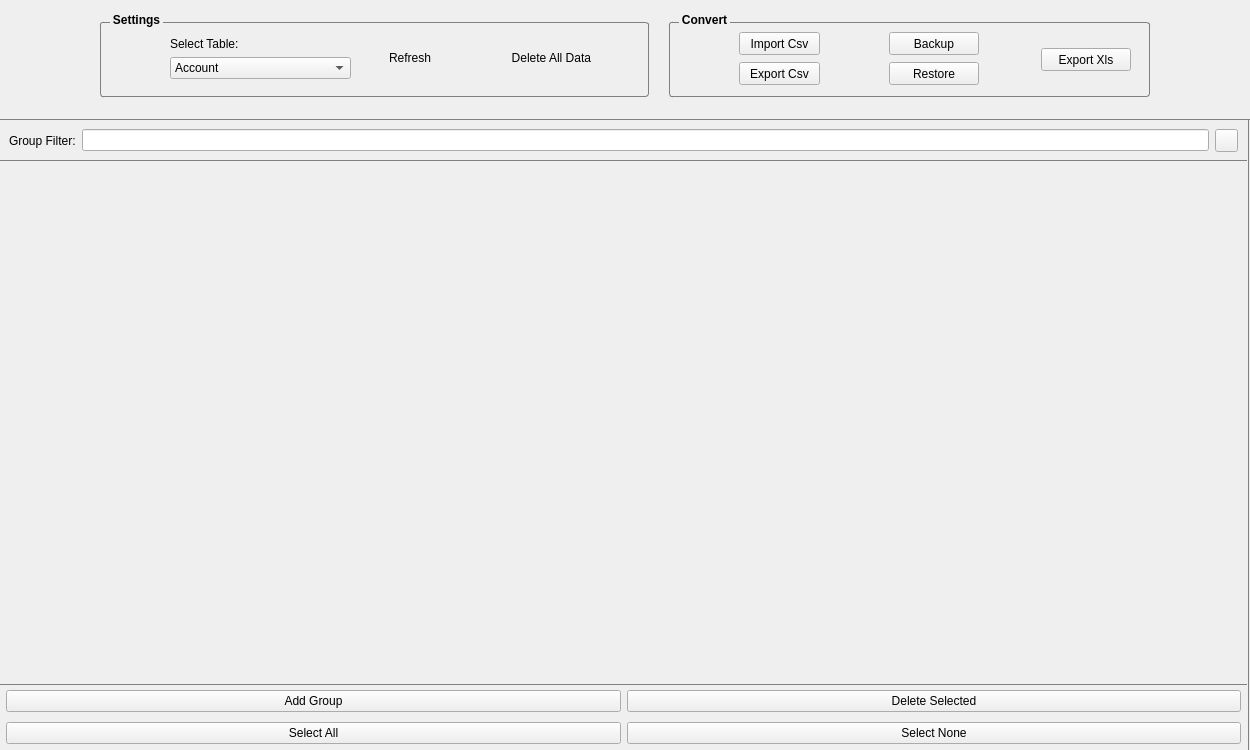
<?xml version="1.0" encoding="UTF-8"?>
<ui version="4.0">
 <class>DatabaseAdmin</class>
 <widget class="QWidget" name="DatabaseAdmin">
  <property name="geometry">
   <rect>
    <x>0</x>
    <y>0</y>
    <width>1250</width>
    <height>750</height>
   </rect>
  </property>
  <property name="windowTitle">
   <string>Database Manager</string>
  </property>
  <layout class="QVBoxLayout" name="verticalLayout_2">
   <property name="spacing">
    <number>0</number>
   </property>
   <property name="leftMargin">
    <number>0</number>
   </property>
   <property name="topMargin">
    <number>0</number>
   </property>
   <property name="rightMargin">
    <number>0</number>
   </property>
   <property name="bottomMargin">
    <number>0</number>
   </property>
   <item>
    <layout class="QVBoxLayout" name="verticalLayout">
     <property name="spacing">
      <number>0</number>
     </property>
     <item>
      <widget class="QWidget" name="DockUp" native="true">
       <property name="minimumSize">
        <size>
         <width>0</width>
         <height>120</height>
        </size>
       </property>
       <property name="maximumSize">
        <size>
         <width>16777215</width>
         <height>120</height>
        </size>
       </property>
       <property name="styleSheet">
        <string notr="true">#DockUp
{
	border-bottom:1px solid gray;

}</string>
       </property>
       <layout class="QHBoxLayout" name="horizontalLayout">
        <property name="spacing">
         <number>0</number>
        </property>
        <property name="leftMargin">
         <number>0</number>
        </property>
        <property name="topMargin">
         <number>0</number>
        </property>
        <property name="rightMargin">
         <number>0</number>
        </property>
        <property name="bottomMargin">
         <number>0</number>
        </property>
        <item>
         <spacer name="horizontalSpacer_2">
          <property name="orientation">
           <enum>Qt::Horizontal</enum>
          </property>
          <property name="sizeHint" stdset="0">
           <size>
            <width>40</width>
            <height>20</height>
           </size>
          </property>
         </spacer>
        </item>
        <item>
         <widget class="QGroupBox" name="groupBox_2">
          <property name="minimumSize">
           <size>
            <width>569</width>
            <height>95</height>
           </size>
          </property>
          <property name="maximumSize">
           <size>
            <width>241</width>
            <height>95</height>
           </size>
          </property>
          <property name="styleSheet">
           <string notr="true">QGroupBox {
   border: 1px solid gray;
   border-radius: 3px;
   margin: 10px;
   padding: 0px;
   font-weight: bold;
}
QGroupBox::title {
     subcontrol-origin: margin;
     subcontrol-position: top left; 
   padding:1px;
   left: 20px;
 }
QGroupBox::indicator:checked {
     image: url(:/engine/images/Types/FixedNumber.png);
width:34px;
height:34px;
 }
QGroupBox::indicator:unchecked
{
	image: url(:/engine/images/stop_small.png);
 }</string>
          </property>
          <property name="title">
           <string>Settings</string>
          </property>
          <widget class="QLabel" name="label">
           <property name="geometry">
            <rect>
             <x>80</x>
             <y>20</y>
             <width>111</width>
             <height>23</height>
            </rect>
           </property>
           <property name="text">
            <string>Select Table:</string>
           </property>
          </widget>
          <widget class="QComboBox" name="Tables">
           <property name="geometry">
            <rect>
             <x>80</x>
             <y>45</y>
             <width>181</width>
             <height>22</height>
            </rect>
           </property>
           <item>
            <property name="text">
             <string>Account</string>
            </property>
           </item>
           <item>
            <property name="text">
             <string>Tweet</string>
            </property>
           </item>
          </widget>
          <widget class="QLabel" name="label_5">
           <property name="geometry">
            <rect>
             <x>30</x>
             <y>30</y>
             <width>32</width>
             <height>32</height>
            </rect>
           </property>
           <property name="minimumSize">
            <size>
             <width>32</width>
             <height>32</height>
            </size>
           </property>
           <property name="maximumSize">
            <size>
             <width>32</width>
             <height>32</height>
            </size>
           </property>
           <property name="text">
            <string/>
           </property>
           <property name="pixmap">
            <pixmap resource="engine.qrc">:/engine/images/table.png</pixmap>
           </property>
           <property name="scaledContents">
            <bool>true</bool>
           </property>
          </widget>
          <widget class="QLabel" name="label_6">
           <property name="geometry">
            <rect>
             <x>270</x>
             <y>30</y>
             <width>71</width>
             <height>31</height>
            </rect>
           </property>
           <property name="text">
            <string>Refresh</string>
           </property>
           <property name="alignment">
            <set>Qt::AlignRight|Qt::AlignTrailing|Qt::AlignVCenter</set>
           </property>
          </widget>
          <widget class="QPushButton" name="RefreshButton">
           <property name="geometry">
            <rect>
             <x>350</x>
             <y>30</y>
             <width>31</width>
             <height>31</height>
            </rect>
           </property>
           <property name="text">
            <string/>
           </property>
           <property name="icon">
            <iconset resource="engine.qrc">
             <normaloff>:/engine/images/refresh.png</normaloff>:/engine/images/refresh.png</iconset>
           </property>
           <property name="iconSize">
            <size>
             <width>32</width>
             <height>32</height>
            </size>
           </property>
           <property name="flat">
            <bool>true</bool>
           </property>
          </widget>
          <widget class="QPushButton" name="DeleteAllButton">
           <property name="geometry">
            <rect>
             <x>510</x>
             <y>30</y>
             <width>31</width>
             <height>31</height>
            </rect>
           </property>
           <property name="text">
            <string/>
           </property>
           <property name="icon">
            <iconset resource="engine.qrc">
             <normaloff>:/engine/images/delete_all.png</normaloff>:/engine/images/delete_all.png</iconset>
           </property>
           <property name="iconSize">
            <size>
             <width>32</width>
             <height>32</height>
            </size>
           </property>
           <property name="flat">
            <bool>true</bool>
           </property>
          </widget>
          <widget class="QLabel" name="label_7">
           <property name="geometry">
            <rect>
             <x>400</x>
             <y>30</y>
             <width>101</width>
             <height>31</height>
            </rect>
           </property>
           <property name="text">
            <string>Delete All Data</string>
           </property>
           <property name="alignment">
            <set>Qt::AlignRight|Qt::AlignTrailing|Qt::AlignVCenter</set>
           </property>
          </widget>
         </widget>
        </item>
        <item>
         <widget class="QGroupBox" name="groupBox">
          <property name="minimumSize">
           <size>
            <width>501</width>
            <height>95</height>
           </size>
          </property>
          <property name="maximumSize">
           <size>
            <width>531</width>
            <height>95</height>
           </size>
          </property>
          <property name="styleSheet">
           <string notr="true">QGroupBox {
   border: 1px solid gray;
   border-radius: 3px;
   margin: 10px;
   padding: 0px;
   font-weight: bold;
}
QGroupBox::title {
     subcontrol-origin: margin;
     subcontrol-position: top left; 
   padding:1px;
   left: 20px;
 }
QGroupBox::indicator:checked {
     image: url(:/engine/images/Types/FixedNumber.png);
width:34px;
height:34px;
 }
QGroupBox::indicator:unchecked
{
	image: url(:/engine/images/stop_small.png);
 }</string>
          </property>
          <property name="title">
           <string>Convert</string>
          </property>
          <widget class="QPushButton" name="ImportCsv">
           <property name="geometry">
            <rect>
             <x>80</x>
             <y>20</y>
             <width>81</width>
             <height>23</height>
            </rect>
           </property>
           <property name="text">
            <string>Import Csv</string>
           </property>
          </widget>
          <widget class="QPushButton" name="ExportCsv">
           <property name="geometry">
            <rect>
             <x>80</x>
             <y>50</y>
             <width>81</width>
             <height>23</height>
            </rect>
           </property>
           <property name="text">
            <string>Export Csv</string>
           </property>
          </widget>
          <widget class="QLabel" name="label_2">
           <property name="geometry">
            <rect>
             <x>30</x>
             <y>30</y>
             <width>32</width>
             <height>32</height>
            </rect>
           </property>
           <property name="text">
            <string/>
           </property>
           <property name="pixmap">
            <pixmap resource="engine.qrc">:/engine/images/csv.png</pixmap>
           </property>
           <property name="scaledContents">
            <bool>false</bool>
           </property>
          </widget>
          <widget class="QLabel" name="label_3">
           <property name="geometry">
            <rect>
             <x>180</x>
             <y>30</y>
             <width>32</width>
             <height>32</height>
            </rect>
           </property>
           <property name="text">
            <string/>
           </property>
           <property name="pixmap">
            <pixmap resource="engine.qrc">:/engine/images/sql.png</pixmap>
           </property>
           <property name="scaledContents">
            <bool>false</bool>
           </property>
          </widget>
          <widget class="QPushButton" name="Backup">
           <property name="geometry">
            <rect>
             <x>230</x>
             <y>20</y>
             <width>90</width>
             <height>23</height>
            </rect>
           </property>
           <property name="text">
            <string>Backup</string>
           </property>
          </widget>
          <widget class="QPushButton" name="Restore">
           <property name="geometry">
            <rect>
             <x>230</x>
             <y>50</y>
             <width>90</width>
             <height>23</height>
            </rect>
           </property>
           <property name="text">
            <string>Restore</string>
           </property>
          </widget>
          <widget class="QLabel" name="label_4">
           <property name="geometry">
            <rect>
             <x>340</x>
             <y>30</y>
             <width>32</width>
             <height>32</height>
            </rect>
           </property>
           <property name="text">
            <string/>
           </property>
           <property name="pixmap">
            <pixmap resource="engine.qrc">:/engine/images/xls.png</pixmap>
           </property>
           <property name="scaledContents">
            <bool>false</bool>
           </property>
          </widget>
          <widget class="QPushButton" name="ExportXls">
           <property name="geometry">
            <rect>
             <x>382</x>
             <y>36</y>
             <width>90</width>
             <height>23</height>
            </rect>
           </property>
           <property name="text">
            <string>Export Xls</string>
           </property>
          </widget>
         </widget>
        </item>
        <item>
         <spacer name="horizontalSpacer">
          <property name="orientation">
           <enum>Qt::Horizontal</enum>
          </property>
          <property name="sizeType">
           <enum>QSizePolicy::Expanding</enum>
          </property>
          <property name="sizeHint" stdset="0">
           <size>
            <width>40</width>
            <height>20</height>
           </size>
          </property>
         </spacer>
        </item>
       </layout>
      </widget>
     </item>
     <item>
      <widget class="QWidget" name="widget" native="true">
       <property name="sizePolicy">
        <sizepolicy hsizetype="MinimumExpanding" vsizetype="MinimumExpanding">
         <horstretch>0</horstretch>
         <verstretch>0</verstretch>
        </sizepolicy>
       </property>
       <layout class="QHBoxLayout" name="horizontalLayout_2">
        <property name="spacing">
         <number>0</number>
        </property>
        <property name="leftMargin">
         <number>0</number>
        </property>
        <property name="topMargin">
         <number>0</number>
        </property>
        <property name="rightMargin">
         <number>0</number>
        </property>
        <property name="bottomMargin">
         <number>0</number>
        </property>
        <item>
         <widget class="QSplitter" name="splitter">
          <property name="frameShadow">
           <enum>QFrame::Plain</enum>
          </property>
          <property name="orientation">
           <enum>Qt::Horizontal</enum>
          </property>
          <property name="handleWidth">
           <number>1</number>
          </property>
          <property name="childrenCollapsible">
           <bool>false</bool>
          </property>
          <widget class="QWidget" name="widget_2" native="true">
           <property name="minimumSize">
            <size>
             <width>200</width>
             <height>0</height>
            </size>
           </property>
           <property name="maximumSize">
            <size>
             <width>16777215</width>
             <height>16777215</height>
            </size>
           </property>
           <property name="styleSheet">
            <string notr="true">#widget_2
{
	border-right:1px solid gray;
}</string>
           </property>
           <layout class="QVBoxLayout" name="verticalLayout_3">
            <property name="spacing">
             <number>0</number>
            </property>
            <property name="leftMargin">
             <number>0</number>
            </property>
            <property name="topMargin">
             <number>0</number>
            </property>
            <property name="rightMargin">
             <number>2</number>
            </property>
            <property name="bottomMargin">
             <number>0</number>
            </property>
            <item>
             <widget class="QWidget" name="GroupFilterWidget" native="true">
              <property name="styleSheet">
               <string notr="true">#GroupFilterWidget
{
	border-bottom:1px solid gray;
}</string>
              </property>
              <layout class="QHBoxLayout" name="horizontalLayout_5">
               <item>
                <widget class="QLabel" name="label_16">
                 <property name="text">
                  <string>Group Filter:</string>
                 </property>
                </widget>
               </item>
               <item>
                <widget class="QLineEdit" name="EditGroupFilter">
                 <property name="sizePolicy">
                  <sizepolicy hsizetype="MinimumExpanding" vsizetype="Fixed">
                   <horstretch>0</horstretch>
                   <verstretch>0</verstretch>
                  </sizepolicy>
                 </property>
                </widget>
               </item>
               <item>
                <widget class="QPushButton" name="ClearDatabaseFilter">
                 <property name="sizePolicy">
                  <sizepolicy hsizetype="Minimum" vsizetype="Fixed">
                   <horstretch>0</horstretch>
                   <verstretch>0</verstretch>
                  </sizepolicy>
                 </property>
                 <property name="minimumSize">
                  <size>
                   <width>23</width>
                   <height>23</height>
                  </size>
                 </property>
                 <property name="maximumSize">
                  <size>
                   <width>23</width>
                   <height>23</height>
                  </size>
                 </property>
                 <property name="text">
                  <string/>
                 </property>
                 <property name="icon">
                  <iconset resource="engine.qrc">
                   <normaloff>:/engine/images/clear.png</normaloff>:/engine/images/clear.png</iconset>
                 </property>
                </widget>
               </item>
              </layout>
             </widget>
            </item>
            <item>
             <widget class="QScrollArea" name="scrollArea_2">
              <property name="frameShape">
               <enum>QFrame::NoFrame</enum>
              </property>
              <property name="widgetResizable">
               <bool>true</bool>
              </property>
              <widget class="QWidget" name="GroupsWidgetContent">
               <property name="geometry">
                <rect>
                 <x>0</x>
                 <y>0</y>
                 <width>1245</width>
                 <height>515</height>
                </rect>
               </property>
               <property name="styleSheet">
                <string notr="true"/>
               </property>
               <layout class="QVBoxLayout" name="verticalLayout_4">
                <property name="spacing">
                 <number>0</number>
                </property>
                <property name="leftMargin">
                 <number>0</number>
                </property>
                <property name="topMargin">
                 <number>0</number>
                </property>
                <property name="rightMargin">
                 <number>0</number>
                </property>
                <property name="bottomMargin">
                 <number>0</number>
                </property>
                <item>
                 <layout class="QVBoxLayout" name="GroupsLayout">
                  <property name="spacing">
                   <number>0</number>
                  </property>
                 </layout>
                </item>
                <item>
                 <spacer name="verticalSpacer">
                  <property name="orientation">
                   <enum>Qt::Vertical</enum>
                  </property>
                  <property name="sizeHint" stdset="0">
                   <size>
                    <width>20</width>
                    <height>40</height>
                   </size>
                  </property>
                 </spacer>
                </item>
               </layout>
              </widget>
             </widget>
            </item>
            <item>
             <widget class="QWidget" name="GroupButtonWidget" native="true">
              <property name="styleSheet">
               <string notr="true">#GroupButtonWidget
{
	border-top:1px solid gray;
}</string>
              </property>
              <layout class="QHBoxLayout" name="horizontalLayout_3">
               <property name="spacing">
                <number>6</number>
               </property>
               <property name="leftMargin">
                <number>6</number>
               </property>
               <property name="topMargin">
                <number>6</number>
               </property>
               <property name="rightMargin">
                <number>6</number>
               </property>
               <property name="bottomMargin">
                <number>6</number>
               </property>
               <item>
                <layout class="QGridLayout" name="gridLayout">
                 <property name="verticalSpacing">
                  <number>10</number>
                 </property>
                 <item row="0" column="0">
                  <widget class="QPushButton" name="AddGroup">
                   <property name="sizePolicy">
                    <sizepolicy hsizetype="Preferred" vsizetype="Preferred">
                     <horstretch>0</horstretch>
                     <verstretch>0</verstretch>
                    </sizepolicy>
                   </property>
                   <property name="minimumSize">
                    <size>
                     <width>0</width>
                     <height>0</height>
                    </size>
                   </property>
                   <property name="text">
                    <string>Add Group</string>
                   </property>
                   <property name="icon">
                    <iconset resource="engine.qrc">
                     <normaloff>:/engine/images/crud_create.png</normaloff>:/engine/images/crud_create.png</iconset>
                   </property>
                  </widget>
                 </item>
                 <item row="0" column="1">
                  <widget class="QPushButton" name="DeleteSelectedGroups">
                   <property name="minimumSize">
                    <size>
                     <width>0</width>
                     <height>0</height>
                    </size>
                   </property>
                   <property name="text">
                    <string>Delete Selected</string>
                   </property>
                   <property name="icon">
                    <iconset resource="engine.qrc">
                     <normaloff>:/engine/images/delete_all.png</normaloff>:/engine/images/delete_all.png</iconset>
                   </property>
                  </widget>
                 </item>
                 <item row="1" column="0">
                  <widget class="QPushButton" name="SelectAllGroups">
                   <property name="text">
                    <string>Select All</string>
                   </property>
                   <property name="icon">
                    <iconset resource="engine.qrc">
                     <normaloff>:/engine/images/select_all.png</normaloff>:/engine/images/select_all.png</iconset>
                   </property>
                  </widget>
                 </item>
                 <item row="1" column="1">
                  <widget class="QPushButton" name="SelectNoGroups">
                   <property name="text">
                    <string>Select None</string>
                   </property>
                   <property name="icon">
                    <iconset resource="engine.qrc">
                     <normaloff>:/engine/images/select_none.png</normaloff>:/engine/images/select_none.png</iconset>
                   </property>
                  </widget>
                 </item>
                </layout>
               </item>
              </layout>
             </widget>
            </item>
           </layout>
          </widget>
          <widget class="QWidget" name="widget_3" native="true">
           <property name="sizePolicy">
            <sizepolicy hsizetype="MinimumExpanding" vsizetype="MinimumExpanding">
             <horstretch>0</horstretch>
             <verstretch>0</verstretch>
            </sizepolicy>
           </property>
           <layout class="QVBoxLayout" name="verticalLayout_5">
            <property name="spacing">
             <number>0</number>
            </property>
            <property name="leftMargin">
             <number>0</number>
            </property>
            <property name="topMargin">
             <number>0</number>
            </property>
            <property name="rightMargin">
             <number>0</number>
            </property>
            <property name="bottomMargin">
             <number>0</number>
            </property>
            <item>
             <widget class="DatabaseAdminTable" name="DatabaseTables" native="true"/>
            </item>
           </layout>
          </widget>
         </widget>
        </item>
       </layout>
      </widget>
     </item>
    </layout>
   </item>
  </layout>
 </widget>
 <customwidgets>
  <customwidget>
   <class>DatabaseAdminTable</class>
   <extends>QWidget</extends>
   <header>databaseadmintable.h</header>
   <container>1</container>
  </customwidget>
 </customwidgets>
 <resources>
  <include location="engine.qrc"/>
 </resources>
 <connections/>
</ui>
